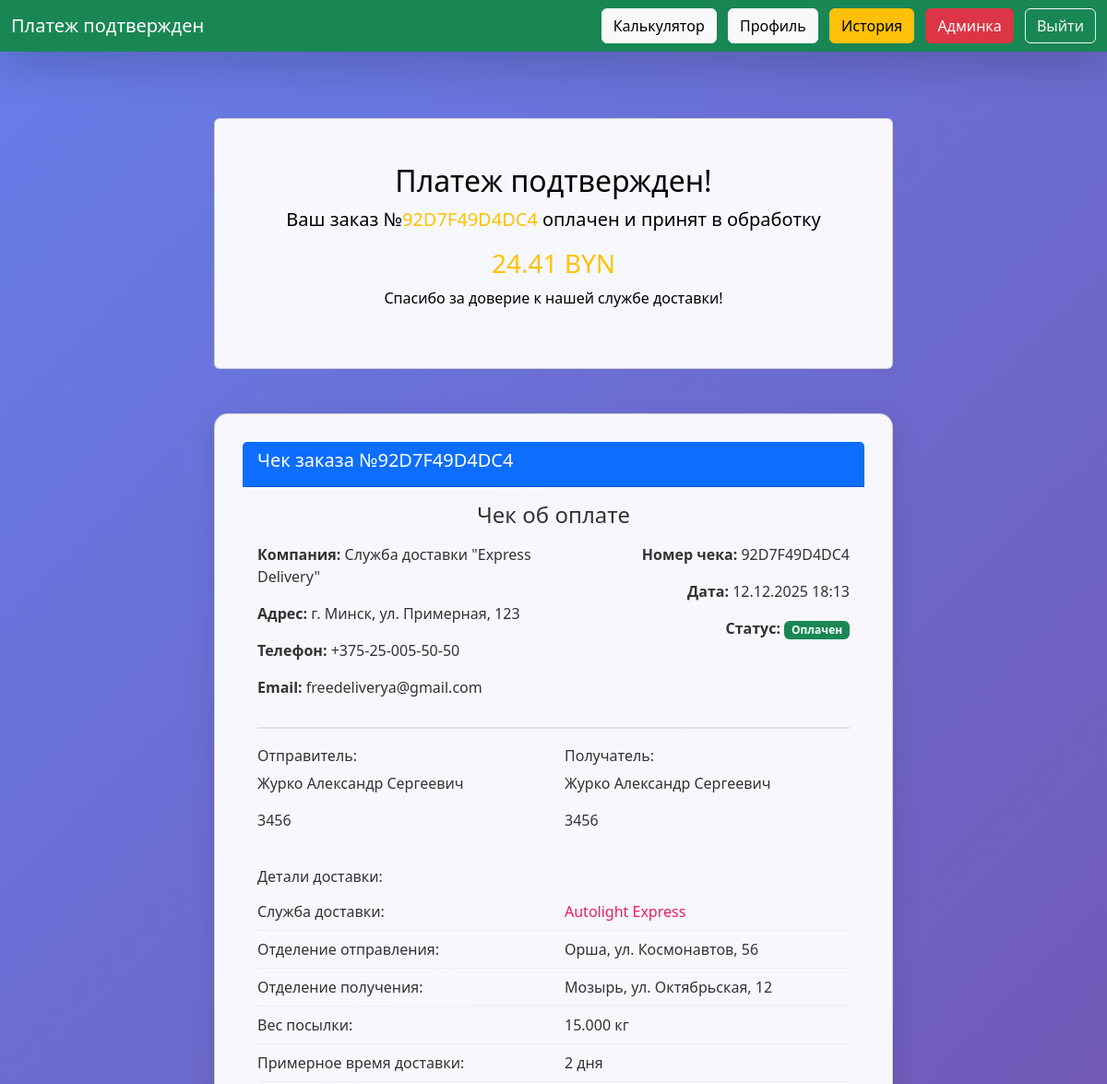
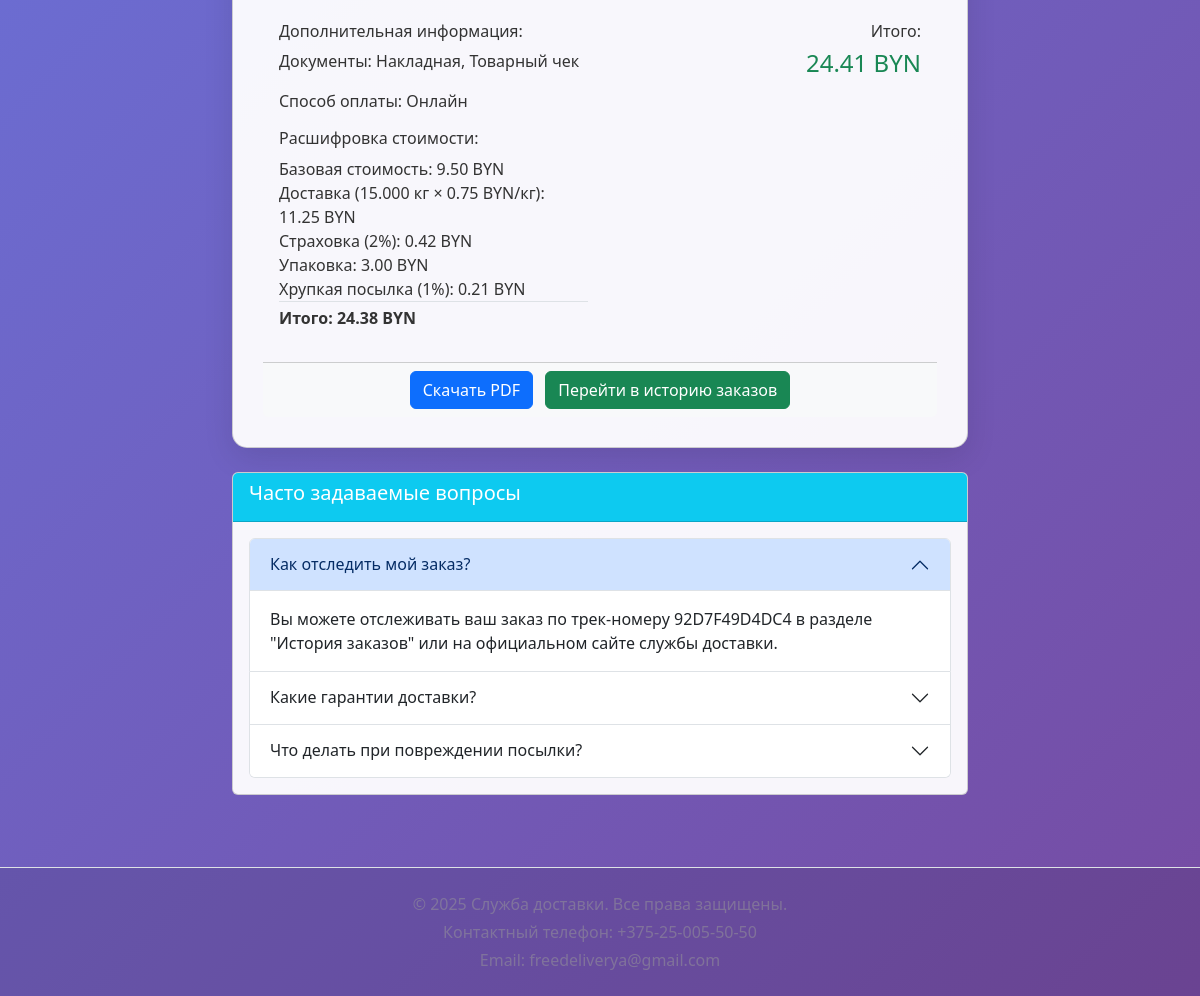
Page /payment_success.php?track=92D7F49D4DC4 (signed in) on the committed database (2 pictures, top to bottom).
### tables this page shows
CREATE TABLE `orders` (
  `id` int(11) NOT NULL,
  `user_id` int(11) DEFAULT NULL,
  `carrier_id` int(11) DEFAULT NULL,
  `from_office` int(11) DEFAULT NULL,
  `to_office` int(11) DEFAULT NULL,
  `weight` decimal(8,3) DEFAULT NULL,
  `cost` decimal(10,2) DEFAULT NULL,
  `delivery_hours` decimal(8,2) DEFAULT NULL,
  `track_number` varchar(20) DEFAULT NULL,
  `created_at` datetime DEFAULT current_timestamp(),
  `payment_status` varchar(20) DEFAULT 'pending',
  `tracking_status` varchar(50) DEFAULT 'created',
  `full_name` varchar(255) DEFAULT NULL,
  `home_address` text DEFAULT NULL,
  `pickup_city` varchar(100) DEFAULT NULL,
  `pickup_address` text DEFAULT NULL,
  `delivery_city` varchar(100) DEFAULT NULL,
  `delivery_address` text DEFAULT NULL,
  `desired_date` date DEFAULT NULL,
  `insurance` tinyint(1) DEFAULT 0,
  `packaging` tinyint(1) DEFAULT 0,
  `fragile` tinyint(1) DEFAULT 0,
  `payment_method` varchar(50) DEFAULT 'cash',
  `comment` text DEFAULT NULL
);

CREATE TABLE `carriers` (
  `id` int(11) NOT NULL,
  `name` varchar(100) NOT NULL,
  `color` varchar(7) NOT NULL,
  `max_weight` decimal(6,2) NOT NULL,
  `base_cost` decimal(8,2) NOT NULL,
  `cost_per_kg` decimal(8,3) NOT NULL,
  `cost_per_km` decimal(8,4) NOT NULL,
  `speed_kmh` decimal(6,2) NOT NULL,
  `description` text DEFAULT NULL
);

CREATE TABLE `offices` (
  `id` int(11) NOT NULL,
  `carrier_id` int(11) DEFAULT NULL,
  `city` varchar(100) NOT NULL,
  `address` varchar(255) NOT NULL,
  `lat` decimal(10,8) DEFAULT NULL,
  `lng` decimal(11,8) DEFAULT NULL
);

### payment_success.php (the view, shortened to what this page needs)
<?php
require 'db.php';
$user = $_SESSION['user'];
$order_id = $_GET['order_id'] ?? null;
$track_number = $_GET['track'] ?? null;
if ($order_id) {
    $stmt = $db->prepare("SELECT * FROM orders WHERE id = ? AND user_id = ?");
    $stmt->execute([$order_id, $user['id']]);
    $order = $stmt->fetch();
} elseif ($track_number) {
    $stmt = $db->prepare("SELECT * FROM orders WHERE track_number = ? AND user_id = ?");
    $stmt->execute([$track_number, $user['id']]);
    $order = $stmt->fetch();
} else {
    header('Location: history.php');
    exit;
}
$carrier_stmt = $db->prepare("SELECT * FROM carriers WHERE id = ?");
$carrier_stmt->execute([$order['carrier_id']]);
$carrier = $carrier_stmt->fetch();
$from_office_stmt = $db->prepare("SELECT * FROM offices WHERE id = ?");
$from_office_stmt->execute([$order['from_office']]);
$from_office = $from_office_stmt->fetch();
$to_office_stmt = $db->prepare("SELECT * FROM offices WHERE id = ?");
$to_office_stmt->execute([$order['to_office']]);
$to_office = $to_office_stmt->fetch();
?>
<!DOCTYPE html>
<html lang="ru">
<head>
    <link href="https://cdn.jsdelivr.net/npm/bootstrap@5.3.3/dist/css/bootstrap.min.css" rel="stylesheet">
    <link href="assets/css/style.css" rel="stylesheet">
</head>
<body>
<nav class="navbar navbar-dark bg-success shadow-lg fixed-top">
    <div class="container-fluid">
        <a class="navbar-brand">Платеж подтвержден</a>
        <div>
            <a href="calculator.php" class="btn btn-light me-2">Калькулятор</a>
            <a href="profile.php" class="btn btn-light me-2">Профиль</a>
            <a href="history.php" class="btn btn-warning me-2">История</a>
            <?php if($user['role']==='admin'): ?>
                <a href="admin/index.php" class="btn btn-danger me-2">Админка</a>
            <?php endif; ?>
            <a href="logout.php" class="btn btn-outline-light">Выйти</a>
        </div>
    </div>
</nav>
<div style="height: 80px;"></div>
<div class="container mt-5">
    <div class="row">
        <div class="col-md-8 mx-auto">
            <div class="card bg-success text-white text-center p-5 mb-5">
                <h2 class="text-black">Платеж подтвержден!</h2>
                <p class="lead text-black">Ваш заказ №<strong class="text-warning"><?= htmlspecialchars($order['track_number']) ?></strong> оплачен и принят в обработку</p>
                <h3 class="text-warning"><?= number_format($order['cost'], 2) ?> BYN</h3>
                <p class="text-black">Спасибо за доверие к нашей службе доставки!</p>
            </div>
            <div class="card receipt-card mb-4">
                <div class="card-header bg-primary text-white">
                    <h5>Чек заказа №<?= htmlspecialchars($order['track_number']) ?></h5>
                </div>
                <div class="card-body">
                    <div class="receipt-header">
                        <h4 class="text-center mb-3">Чек об оплате</h4>
                        <div class="row">
                            <div class="col-md-6">
                                <p><strong>Компания:</strong> Служба доставки "Express Delivery"</p>
                                <p><strong>Адрес:</strong> г. Минск, ул. Примерная, 123</p>
                                <p><strong>Телефон:</strong> +375-25-005-50-50</p>
                                <p><strong>Email:</strong> freedeliverya@gmail.com</p>
                            </div>
                            <div class="col-md-6 text-md-end">
                                <p><strong>Номер чека:</strong> <?= htmlspecialchars($order['track_number']) ?></p>
                                <p><strong>Дата:</strong> <?= date('d.m.Y H:i', strtotime($order['created_at'])) ?></p>
                                <p><strong>Статус:</strong> <span class="badge bg-success">Оплачен</span></p>
                            </div>
                        </div>
                    </div>
                    <div class="row mb-4">
                        <div class="col-md-6">
                            <h6>Отправитель:</h6>
                            <p><?= htmlspecialchars($order['full_name'] ?? ($user['name'] ?? $user['login'])) ?></p>
                            <p><?= htmlspecialchars($order['home_address'] ?? 'г. Минск') ?></p>
                        </div>
                        <div class="col-md-6">
                            <h6>Получатель:</h6>
                            <p><?= htmlspecialchars($order['full_name'] ?? 'Н/Д') ?></p>
                            <p><?= htmlspecialchars($order['home_address'] ?? 'Адрес не указан') ?></p>
                        </div>
                    </div>
                    <div class="mb-4">
                        <h6>Детали доставки:</h6>
                        <div class="receipt-item">
                            <div class="row">
                                <div class="col-6">Служба доставки:</div>
                                <div class="col-6" style="color: <?= $carrier['color'] ?>"><?= htmlspecialchars($carrier['name']) ?></div>
                            </div>
                        </div>
                        <div class="receipt-item">
                            <div class="row">
                                <div class="col-6">Отделение отправления:</div>
                                <div class="col-6"><?= htmlspecialchars($from_office['city'] ?? 'Н/Д') ?>, <?= htmlspecialchars($from_office['address'] ?? 'Н/Д') ?></div>
                            </div>
                        </div>
                        <div class="receipt-item">
                            <div class="row">
                                <div class="col-6">Отделение получения:</div>
                                <div class="col-6"><?= htmlspecialchars($to_office['city'] ?? 'Н/Д') ?>, <?= htmlspecialchars($to_office['address'] ?? 'Н/Д') ?></div>
                            </div>
                        </div>
                        <div class="receipt-item">
                            <div class="row">
                                <div class="col-6">Вес посылки:</div>
                                <div class="col-6"><?= $order['weight'] ?> кг</div>
                            </div>
                        </div>
                        <div class="receipt-item">
                            <div class="row">
                                <div class="col-6">Примерное время доставки:</div>
                                <div class="col-6">
                                    <?php
                                    $delivery_days = $order['delivery_hours'] ? ceil($order['delivery_hours'] / 24) : 2;
                                    if ($delivery_days == 1) {
                                        echo "1 день";
                                    } elseif ($delivery_days <= 5) {
                                        echo $delivery_days . " дня";
                                    } else {
                                        echo $delivery_days . " дней";
                                    }
                                    ?>
                                </div>
                            </div>
                        </div>
                    </div>
                    <div class="row">
                        <div class="col-md-6">
                            <h6>Дополнительная информация:</h6>
                            <p>Документы: Накладная, Товарный чек</p>
                            <p>Способ оплаты: Онлайн</p>
                            <?php
                            $carrier_stmt = $db->prepare("SELECT * FROM carriers WHERE id = ?");
                            $carrier_stmt->execute([$order['carrier_id']]);
                            $carrier = $carrier_stmt->fetch();
                            $base_cost = $carrier['base_cost'] ?? 0;
                            $weight_cost = $order['weight'] * ($carrier['cost_per_kg'] ?? 0);
                            $insurance_cost = 0;
                            $packaging_cost = 0;
                            $fragile_cost = 0;
                            if (!empty($order['insurance'])) {
                                $insurance_cost = round(($base_cost + $weight_cost) * 0.02, 2);
                            }
                            if (!empty($order['packaging'])) {
                                $packaging_cost = 3.00;
                            }
                            if (!empty($order['fragile'])) {
                                $fragile_cost = round(($base_cost + $weight_cost) * 0.01, 2);
                            }
                            $calculated_total = $base_cost + $weight_cost + $insurance_cost + $packaging_cost + $fragile_cost;
                            ?>
                            <h6 class="mt-3">Расшифровка стоимости:</h6>
                            <ul class="list-unstyled">
                                <li>Базовая стоимость: <?= number_format($base_cost, 2) ?> BYN</li>
                                <li>Доставка (<?= $order['weight'] ?> кг × <?= number_format($carrier['cost_per_kg'] ?? 0, 2) ?> BYN/кг): <?= number_format($weight_cost, 2) ?> BYN</li>
                                <?php if (!empty($order['insurance'])): ?>
                                <li>Страховка (2%): <?= number_format($insurance_cost, 2) ?> BYN</li>
                                <?php endif; ?>
                                <?php if (!empty($order['packaging'])): ?>
                                <li>Упаковка: <?= number_format($packaging_cost, 2) ?> BYN</li>
                                <?php endif; ?>
                                <?php if (!empty($order['fragile'])): ?>
                                <li>Хрупкая посылка (1%): <?= number_format($fragile_cost, 2) ?> BYN</li>
                                <?php endif; ?>
                                <li class="fw-bold border-top pt-1">Итого: <?= number_format($calculated_total, 2) ?> BYN</li>
                            </ul>
                        </div>
                        <div class="col-md-6 text-md-end">
                            <h6>Итого:</h6>
                            <h4 class="text-success"><?= number_format($order['cost'], 2) ?> BYN</h4>
                        </div>
                    </div>
                </div>
                <div class="card-footer bg-light">
                    <div class="text-center">
                        <a href="generate_pdf.php?order_id=<?= $order['id'] ?>" class="btn btn-primary me-2" target="_blank">
                            <i class="fas fa-file-pdf"></i> Скачать PDF
                        </a>
                        <a href="history.php" class="btn btn-success">Перейти в историю заказов</a>
                    </div>
                </div>
            </div>
            <div class="card mb-4">
                <div class="card-header bg-info text-white">
                    <h5>Часто задаваемые вопросы</h5>
                </div>
                <div class="card-body">
                    <div class="accordion" id="faqAccordion">
                        <div class="accordion-item">
                            <h2 class="accordion-header">
                                <button class="accordion-button" type="button" data-bs-toggle="collapse" data-bs-target="#faq1">
                                    Как отследить мой заказ?
                                </button>
                            </h2>
                            <div id="faq1" class="accordion-collapse collapse show" data-bs-parent="#faqAccordion">
                                <div class="accordion-body">
                                    Вы можете отслеживать ваш заказ по трек-номеру <?= htmlspecialchars($order['track_number']) ?> в разделе "История заказов" или на официальном сайте службы доставки.
                                </div>
                            </div>
                        </div>
                        <div class="accordion-item">
                            <h2 class="accordion-header">
                                <button class="accordion-button collapsed" type="button" data-bs-toggle="collapse" data-bs-target="#faq2">
                                    Какие гарантии доставки?
                                </button>
                            </h2>
                        </div>
                        <div class="accordion-item">
                            <h2 class="accordion-header">
                                <button class="accordion-button collapsed" type="button" data-bs-toggle="collapse" data-bs-target="#faq3">
                                    Что делать при повреждении посылки?
                                </button>
                            </h2>
                        </div>
                    </div>
                </div>
            </div>
        </div>
    </div>
</div>
<footer class="footer mt-5 py-4 bg-light border-top">
    <div class="container text-center">
        <p class="mb-1 text-muted" style="opacity: 0.5; color: #999 !important;">&copy; 2025 Служба доставки. Все права защищены.</p>
        <p class="mb-1 text-muted" style="opacity: 0.5; color: #999 !important;">Контактный телефон: +375-25-005-50-50</p>
        <p class="mb-0 text-muted" style="opacity: 0.5; color: #999 !important;">Email: freedeliverya@gmail.com</p>
    </div>
</footer>
</body>
</html>

### assets/css/style.css (style rules this page uses)
:root { --bg-light: linear-gradient(135deg, #667eea, #764ba2); --bg-dark: linear-gradient(135deg, #0f0f1e, #1a1a2e); --card-light: rgba(255,255,255,0.95); --card-dark: #16213e; --text-light: #333; --text-dark: #e0e0e0; --border-selected: #ffd700; --footer-bg: rgba(0,0,0,0.1); --footer-bg-dark: rgba(0,0,0,0.3); }
body { background: var(--bg-light); color: var(--text-light); min-height: 100vh; display: flex; flex-direction: column; transition: all 0.4s; font-family: 'Segoe UI', sans-serif; }
body, .main-content { flex: 1; display: flex; flex-direction: column; }
.card, .table { background: var(--card-light) !important; color: var(--text-light); }
.footer { background-color: var(--footer-bg) !important; color: var(--text-light) !important; margin-top: auto; }

### payment_success.php (style rules this page uses)
.receipt-card { background: rgba(255,255,255,0.95); border-radius: 15px; padding: 30px; box-shadow: 0 10px 30px rgba(0,0,0,0.1); }
.receipt-header { border-bottom: 2px solid #dee2e6; padding-bottom: 15px; margin-bottom: 20px; }
.receipt-item { border-bottom: 1px solid #eee; padding: 8px 0; }

### rows in the picture
orders: track_number "92D7F49D4DC4", cost "24.41", created_at "12.12.2025 18:13", full_name "Журко Александр Сергеевич", home_address "3456", weight "15.000", delivery_hours "2", weight.cost_per_kg "11.25", packaging "3.00"
carriers: name "Autolight Express", base_cost "9.50", cost_per_kg "0.75", insurance_cost "0.42", fragile_cost "0.21", calculated_total "24.38"
offices: city "Орша", address "ул. Космонавтов, 56"
offices: city "Мозырь", address "ул. Октябрьская, 12"
